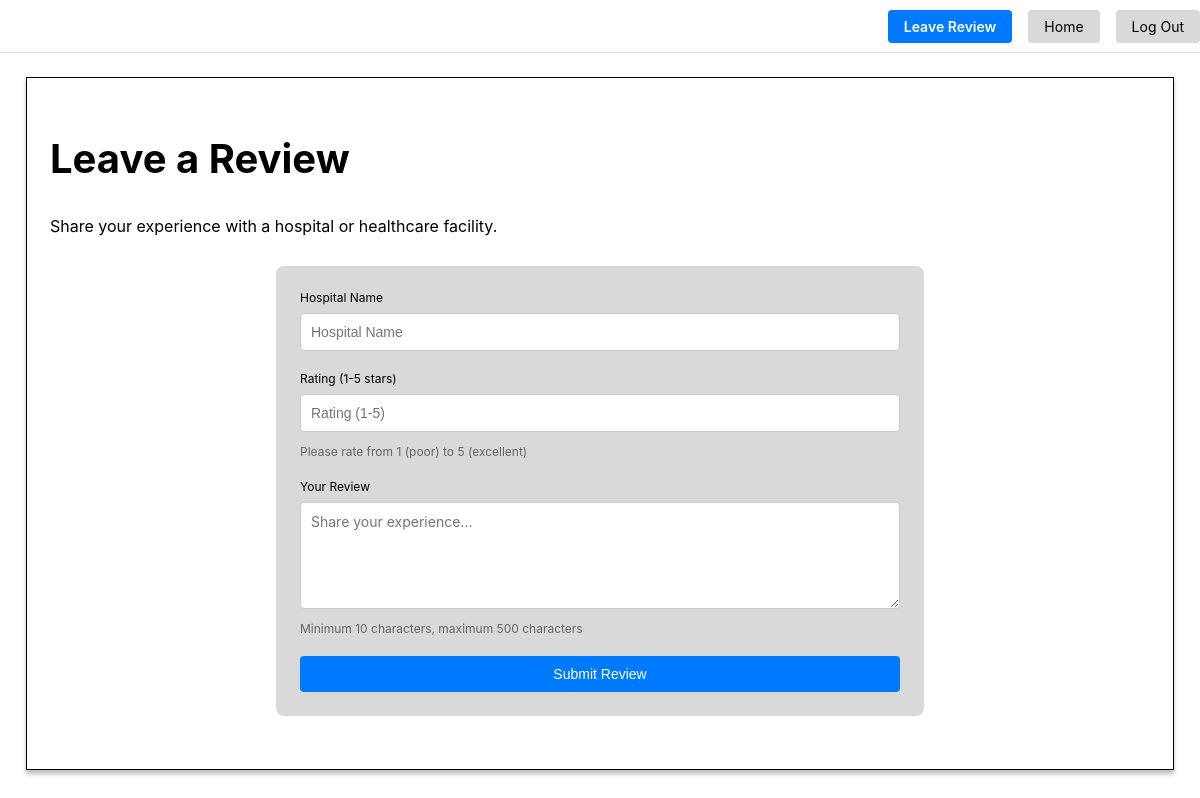
/review (signed in), run on an earlier commit of the app's database.
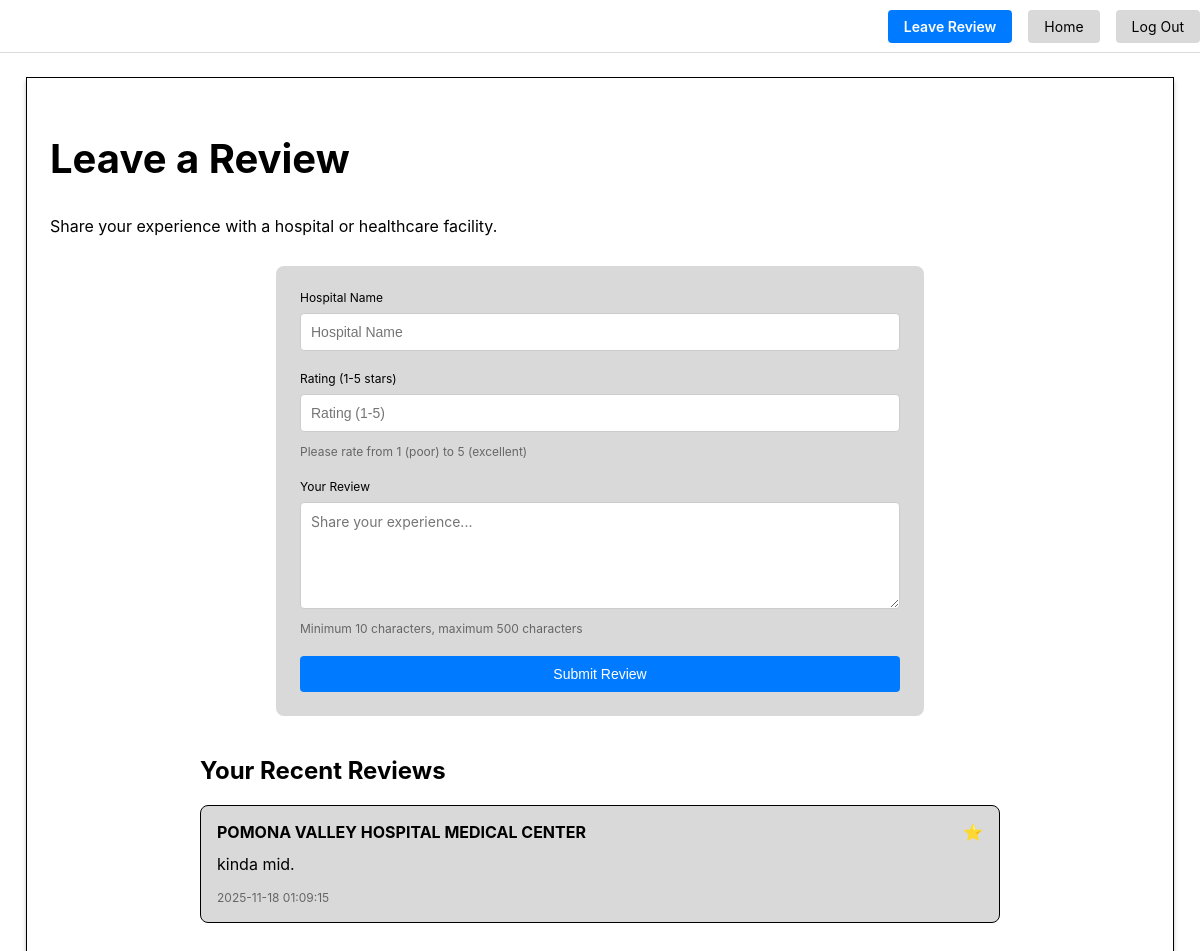
And on a later commit of the database.
### app.py (models this page shows)
class Review(db.Model):
    __tablename__ = 'review'
    id = db.Column(db.Integer, primary_key=True)
    hospital_name = db.Column(db.String(100), nullable=False)
    user_id = db.Column(db.Integer, db.ForeignKey('user.id'), nullable=False)
    rating = db.Column(db.Integer, nullable=False)
    comment = db.Column(db.String(500), nullable=False)
    created_at = db.Column(db.String(50), nullable=False)

### app.py (the view, shortened to what this page needs)
@app.route('/review', methods=['GET', 'POST'])
@login_required
@roles_accepted('User', 'Admin')
def review():
    form = ReviewForm()
    user_reviews = Review.query.filter_by(user_id=current_user.id).order_by(Review.created_at.desc()).limit(5).all()
    return render_template('review.html', form=form, user_reviews=user_reviews)

### app.py
class ReviewForm(FlaskForm):
    hospital_name = StringField(validators=[
                           InputRequired(), Length(min=2, max=100)], render_kw={"placeholder": "Hospital Name"})
    rating = IntegerField(validators=[
                           InputRequired(), NumberRange(min=1, max=5)], render_kw={"placeholder": "Rating (1-5)"})
    comment = TextAreaField(validators=[
                           InputRequired(), Length(min=10, max=500)], render_kw={"placeholder": "Share your experience..."})

### app.py (called while the page is built)
    @property
    def is_admin(self):
        return self.roles == Role.query.filter(Role.id == 1).limit(1).all()

### templates/review.html (shortened to what this page needs)
{% extends 'base.html' %}
{% block content %}
  <div class="catalog-shell">
    <h1 class="catalog-title">Leave a Review</h1>
    <p>Share your experience with a hospital or healthcare facility.</p>
    <div class="review-form-container">
      <form method="POST" action="{{ url_for('review') }}" class="review-form">
        <div class="form-group">
          <label for="hospital_name">Hospital Name</label>
          {{ form.hospital_name(class="form-input") }}
        </div>
        <div class="form-group">
          <label for="rating">Rating (1-5 stars)</label>
          {{ form.rating(class="form-input", type="number", min="1", max="5") }}
          <small>Please rate from 1 (poor) to 5 (excellent)</small>
        </div>
        <div class="form-group">
          <label for="comment">Your Review</label>
          {{ form.comment(class="form-textarea", rows="5") }}
          <small>Minimum 10 characters, maximum 500 characters</small>
        </div>
        <button type="submit" class="btn-primary">Submit Review</button>
      </form>
    </div>
    {% if user_reviews %}
    <div class="previous-reviews">
      <h2>Your Recent Reviews</h2>
      {% for review in user_reviews %}
      <div class="review-card">
        <div class="review-header">
          <strong>{{ review.hospital_name }}</strong>
          <span class="review-rating">{{ '⭐' * review.rating }}</span>
        </div>
        <p class="review-comment">{{ review.comment }}</p>
        <small class="review-date">{{ review.created_at }}</small>
      </div>
      {% endfor %}
    </div>
    {% endif %}
  </div>
{% endblock %}

### templates/base.html (shortened to what this page needs)
<!doctype html>
<html lang="en">
<head>
  <link rel="stylesheet" href="{{ url_for('static', filename='css/style.css') }}">
</head>
<body>
  <section class="section">
    <div class="container">
      <nav class="level">
        <div class="level-right">
          {% if not current_user.is_authenticated %}
          <div class="level-item">
            <a href="{{ url_for('login') }}">Log In</a>
          </div>
          <div class="level-item">
            <a href="{{ url_for('signup') }}">Sign Up</a>
          </div>
          {% else %}
          <div class="level-item">
            {% if current_user.is_admin %}
              <a href="{{ url_for('admin_panel') }}" class="admin-review-btn">Admin Panel</a>
            {% else %}
              <a href="{{ url_for('review') }}" class="admin-review-btn">Leave Review</a>
            {% endif %}
          </div>
          <div class="level-item">
            <a href="{{ url_for('home') }}">Home</a>
          </div>
          <div class="level-item">
            <a href="{{ url_for('logout') }}">Log Out</a>
          </div>
          {% endif %}
        </div>
      </nav>
      {% block content %}{% endblock %}
    </div>
  </section>
</body>
</html>

### static/css/style.css (style rules this page uses)
:root { --bg: #FFFFFF; --border: #000000; --muted: #D9D9D9; --muted-2: #C3CBDB; --text: #000000; --primary: #007bff; --font-inter: Inter, system-ui, -apple-system, 'Segoe UI', Roboto, 'Helvetica Neue', Arial; }
body { font-family: var(--font-inter); color: var(--text); margin: 0; padding: 0; }
.level { display: flex; justify-content: space-between; align-items: center; padding: 16px 0; border-bottom: 1px solid var(--muted); margin-bottom: 24px; }
.level-left, .level-right { display: flex; gap: 16px; align-items: center; }
.level-item a { color: var(--text); text-decoration: none; padding: 8px 16px; background: var(--muted); border-radius: 4px; font-size: 14px; transition: background 0.2s; }
.admin-review-btn { background: var(--primary) !important; color: white !important; font-weight: 600; }
.catalog-shell { background: var(--bg); box-shadow: 0 4px 4px rgba(0, 0, 0, 0.25); outline: 1px solid var(--border); outline-offset: -1px; padding: 24px; max-width: 1100px; margin: 0 auto; }
.catalog-title { font-size: 40px; }
.btn-primary { padding: 10px 20px; background: var(--primary); color: white; border: none; border-radius: 4px; cursor: pointer; font-size: 14px; }
.form-input { padding: 10px; border: 1px solid #ccc; border-radius: 4px; min-width: 160px; font-size: 14px; }
.form-group { display: flex; flex-direction: column; gap: 8px; }
.form-group label { font-size: 12px; }
.review-form-container { max-width: 600px; margin: 30px auto; background: var(--muted); padding: 24px; border-radius: 8px; }
.review-form { display: flex; flex-direction: column; gap: 20px; }
.form-textarea { padding: 10px; border: 1px solid #ccc; border-radius: 4px; font-family: var(--font-inter); font-size: 14px; resize: vertical; width: 100%; box-sizing: border-box; }
.form-group small { color: #666; font-size: 12px; margin-top: 4px; }
.previous-reviews { margin-top: 40px; max-width: 800px; margin-left: auto; margin-right: auto; }
.previous-reviews h2 { font-size: 24px; margin-bottom: 20px; }
.review-card { background: var(--muted); padding: 16px; margin-bottom: 16px; border-radius: 8px; border: 1px solid var(--border); }
.review-header { display: flex; justify-content: space-between; align-items: center; margin-bottom: 10px; }
.review-rating { color: #ffa500; font-size: 16px; }
.review-comment { margin: 10px 0; line-height: 1.5; }
.review-date { color: #666; font-size: 12px; }

What changed in the data, as far as the page shows it:
added Review: hospital_name "POMONA VALLEY HOSPITAL MEDICAL CENTER", rating "⭐", comment "kinda mid.", created_at "2025-11-18 01:09:15"
Also different on the page:
text now shown: "Your Recent Reviews"
